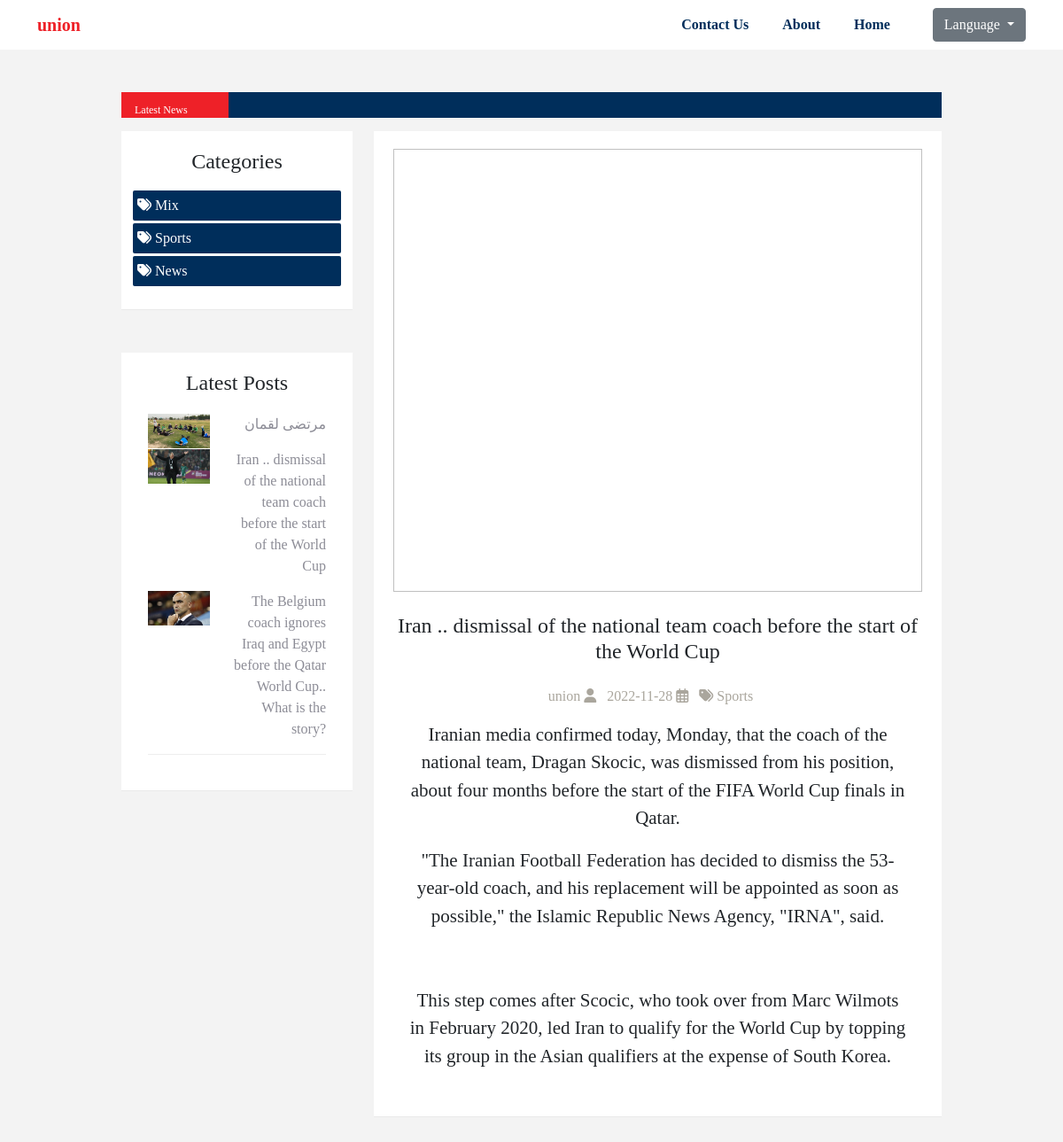
The page /details_post_en.php?id=156 on the database its author committed.
### tables this page shows
CREATE TABLE `catigories` (
  `id` int(11) NOT NULL,
  `catigoryName` varchar(100) NOT NULL,
  `catigoryName_en` varchar(100) NOT NULL,
  `catigoryDate` datetime NOT NULL DEFAULT current_timestamp()
);

CREATE TABLE `posts` (
  `id` int(11) NOT NULL,
  `postTitle` varchar(200) NOT NULL,
  `postTitle_en` varchar(200) NOT NULL,
  `postCat` varchar(100) NOT NULL,
  `postImage` varchar(200) NOT NULL,
  `postContent` longtext NOT NULL,
  `postContent_en` longtext NOT NULL,
  `postDate` date NOT NULL DEFAULT current_timestamp(),
  `postAuthor` varchar(200) NOT NULL,
  `postAuthor_en` varchar(200) NOT NULL,
  `status` tinyint(4) NOT NULL,
  `type` tinyint(1) NOT NULL
);

### details_post_en.php (the view, shortened to what this page needs)
<?php include 'inc/header.php' ?>
<?php include 'inc/nav_en.php' ?>
<?php
if (isset($_GET['id']) && !empty($_GET['id'])) {
    global $con;
    $id = $_GET['id'];
    $query = "SELECT * FROM posts where id = '$id'";
    $res = mysqli_query($con, $query);
    $count = mysqli_num_rows($res);
    if ($count > 0) {
        $row = mysqli_fetch_assoc($res);
    } else {
        header("location:index.php");
    }
} else {
    header("location:index.php");
}
?>
<div class="content mt-5">
    <div class="container">
        <div class="row ">
            <?php include 'inc/title_news_en.php' ?>
            <div class="col-md-1"></div>
            <?php include 'inc/asid_en.php' ?>
            <div class="col-md-7">
                <div class="post text-center" dir="ltr">
                    <div class="post-image">
                        <a href="">
                            <img class="lazy-load" data-src="./admin/img/<?php echo $row['postImage']; ?>" alt="">
                        </a>
                    </div>
                    <div class="post-title mt-4 mb-4">
                        <h4>
                            <a> <?php echo $row['postTitle_en'] ?></a>
                        </h4>
                    </div>
                    <div class="post-details">
                        <div class="post-info">
                            <span> <?php echo $row['postAuthor_en'] ?> <i class="fas fa-user"></i></span>
                            <span><?php echo $row['postDate'] ?> <i class="far fa-calendar-alt"></i></span>
                            <span>
                                <span><i class="fas fa-tags"></i>
                                    <?php
                                    $query_catigories = "SELECT * FROM catigories where id = '$row[postCat]' ORDER BY id DESC";
                                    $sql_catigories = mysqli_query($con, $query_catigories);
                                    $row_catigories = mysqli_fetch_assoc($sql_catigories);
                                    echo $row_catigories['catigoryName_en'];
                                    ?>
                                </span>
                        </div>
                    </div>
                    <div class="postContent p-3">
                        <?php echo $row['postContent_en'] ?>
                    </div>
                </div>
            </div>
        </div>
    </div>
</div>
<?php include 'inc/footer.php' ?>

### inc/asid_en.php
<div class="col-md-3 ">
    <div class="catagories mb-5">
        <h4>Categories</h4>
        <ul dir="ltr">
            <?php
            $query_catigories = "SELECT * FROM  catigories  ORDER BY id DESC";
            $sql_catigories = mysqli_query($con, $query_catigories);
            while ($row_catigories = mysqli_fetch_assoc($sql_catigories)) {
            ?>
                <li>
                    <a href="categories_post_en.php?categories=<?php echo $row_catigories['catigoryName_en']; ?>">
                        <span><i class="fas fa-tags"></i></span>
                        <span><?php echo $row_catigories['catigoryName_en']; ?></span>
                    </a>
                </li>
            <?php
            }
            ?>
        </ul>
    </div>
    <div class="last-posts" dir="ltr">
        <h4 class="text-center">Latest Posts</h4>
        <div class="posts">
            <div class="row">
                <?php
                $query = "SELECT * FROM posts where status ='1'  ORDER BY id DESC LIMIT 3";
                $sql_post = mysqli_query($con, $query);
                while ($row_post = mysqli_fetch_assoc($sql_post)) {
                ?>
                    <div class=" col-md-5 ">
                        <a href="details_post_en.php?id=<?php echo $row_post['id'] ?>">
                            <img src="./admin/img/<?php echo $row_post['postImage'] ?>" alt="">
                        </a>
                    </div>
                    <div class="col-md-7 ">
                        <a href="details_post_en.php?id=<?php echo $row_post['id'] ?>">
                            <p> <?php echo $row_post['postTitle_en'] ?></p>
                        </a>
                    </div>
                <?php
                }
                ?>
            </div>
        </div>
    </div>
</div>

### assets/css/style.css (style rules this page uses)
:root { --bg1-color: #121227; --bg2-color: #101024; --yellow-color:#f3bc17; --pargraph-color:#8c8c96; --main-color: #002e5b; --brand-color:#ee2128; }
a, a:hover { text-decoration: none; }
body { margin: 0; padding: 0; box-sizing: border-box; background-color: #f3f3f3 !important; font-family: 'Baloo Bhaijaan 2', cursive !important; }
.content .post { background-color: #FFF; padding: 20px 22px; border-bottom: 1px solid #EAEAEA; margin-bottom: 30px; transition: 0.3s ease; }
.post-image { width: 100%; }
.post-image img { width: 100%; height: 500px; }
.post .post-details .post-info { color: #aaa69d; font-weight: 500; direction: rtl; }
.post .post-details .post-info span { margin-right: 8px; }
.catagories { background-color: #FFF; border-bottom: 1px solid #EAEAEA; padding: 20px 10px; }
.catagories h4 { text-align: center; border-bottom: 1px solid var(--second-color); padding-bottom: 10px; }
.catagories ul { list-style: none; padding: 0; margin: 6px 3px; }
.catagories ul li { background-color: var(--main-color); margin-bottom: 3px; border-radius: 2px; padding: 5px; }
.catagories ul li a { color: #FFF; }
.last-posts { background-color: #FFF; border-bottom: 1px solid #EAEAEA; padding: 20px 10px; margin-bottom: 40px; }
.last-posts .posts { margin: 20px; border-bottom: 1px solid #eee; }
.last-posts .posts p { color: #8c8c96; text-align: right; }
.last-posts .posts img { width: 100%; }
.postContent { font-size: 21px; }
* { box-sizing: border-box; }
.container { position: relative; }
.row:after { content: ""; display: table; clear: both; }

### rows shown on the page
catigories: catigoryName_en "Mix"
catigories: catigoryName_en "Sports"
catigories: catigoryName_en "News"
posts: postImage (picture), postTitle_en "مرتضى لقمان"
posts: postImage (picture), postTitle_en "Iran .. dismissal of the national team coach before the start of the World Cup", postAuthor_en "union", postDate "2022-11-28", postContent_en "Iranian media confirmed today, Monday, that the coach of the national team, Dragan Skocic, was dismissed from his position, about four months before the start of the FIFA World Cup finals in Qatar. \"The Iranian Football Federation has decided to dismiss the 53-year-old coach, and his replacement will be appointed as soon as possible,\" the Islamic Republic News Agency, \"IRNA\", said. This step comes after Scocic, who took over from Marc Wilmots in February 2020, led Iran to qualify for the World Cup by topping its group in the Asian qualifiers at the expense of South Korea."
posts: postImage (picture), postTitle_en "The Belgium coach ignores Iraq and Egypt before the Qatar World Cup.. What is the story?"
